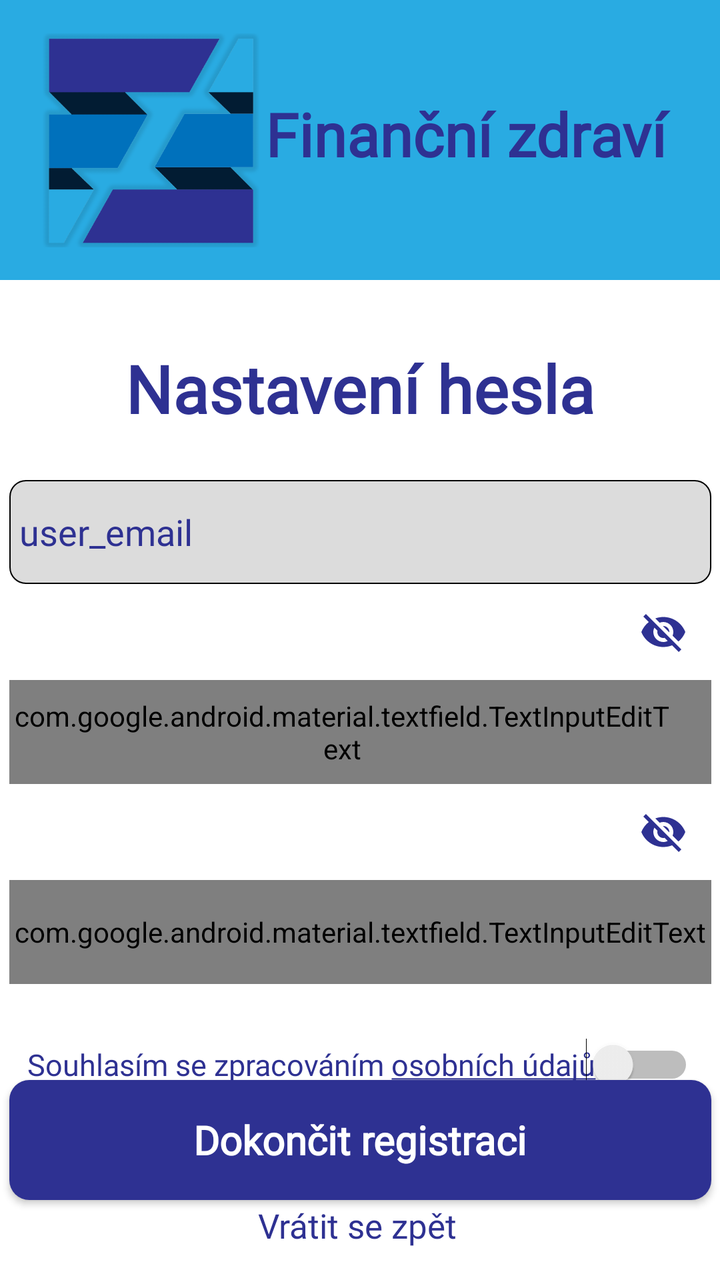
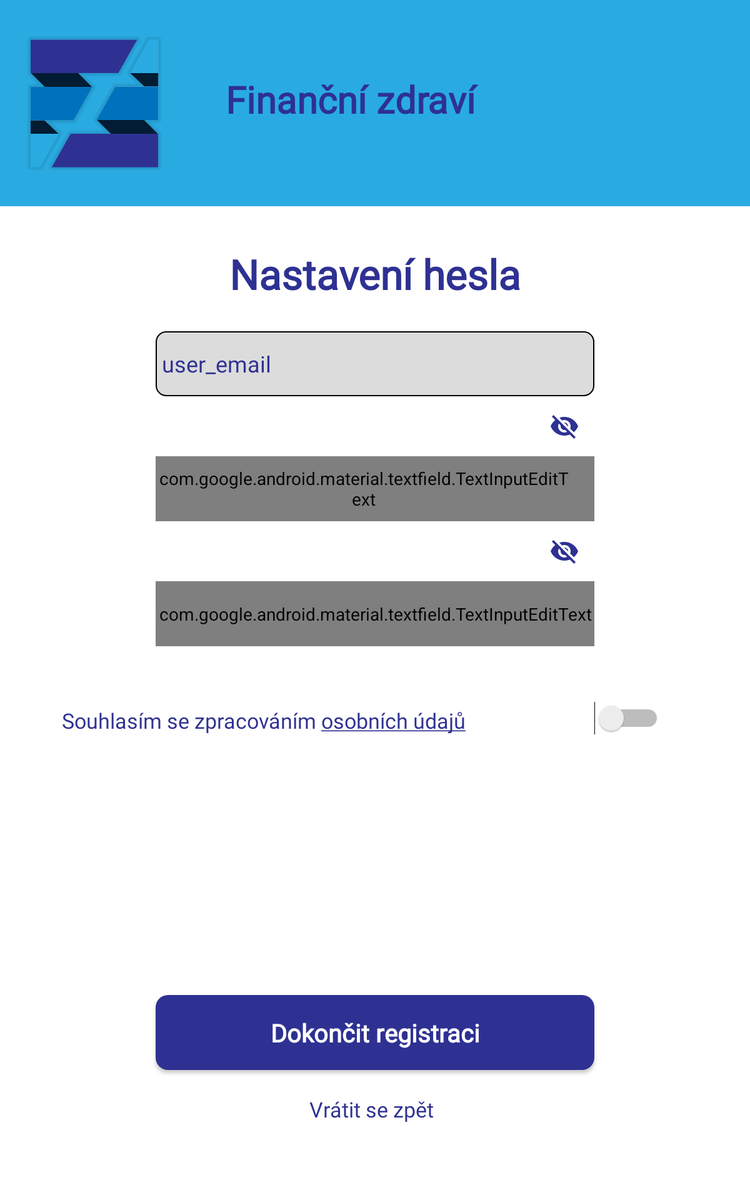

Compare how this app lays out the same screen by default and in its alternative resource folder. The renders come first, then the two layout files and the values they reference.
<!-- AndroidManifest.xml: activity theme Theme.AppCompat.NoActionBar -->
<!-- res/layout/activity_pass_set.xml -->
<?xml version="1.0" encoding="utf-8"?>
<androidx.constraintlayout.widget.ConstraintLayout xmlns:android="http://schemas.android.com/apk/res/android"
    xmlns:app="http://schemas.android.com/apk/res-auto"
    xmlns:tools="http://schemas.android.com/tools"
    android:layout_width="match_parent"
    android:layout_height="match_parent"
    tools:context=".PassSetActivity">

    <androidx.constraintlayout.widget.ConstraintLayout
        android:id="@+id/constraintLayout2"
        android:layout_width="match_parent"
        android:layout_height="140dp"
        android:background="@color/back_light"
        app:layout_constraintBottom_toBottomOf="parent"
        app:layout_constraintEnd_toEndOf="parent"
        app:layout_constraintHorizontal_bias="1.0"
        app:layout_constraintStart_toStartOf="parent"
        app:layout_constraintTop_toTopOf="parent"
        app:layout_constraintVertical_bias="0.0">

        <TextView
            android:id="@+id/textLogo2"
            android:layout_width="238dp"
            android:layout_height="47dp"
            android:fontFamily="@font/opensans"
            android:text="Finanční zdraví"
            android:textColor="#2e3192"
            android:textSize="30dp"
            android:textStyle="bold"
            android:typeface="normal"
            app:layout_constraintBottom_toBottomOf="parent"
            app:layout_constraintEnd_toEndOf="parent"
            app:layout_constraintHorizontal_bias="0.2"
            app:layout_constraintStart_toEndOf="@+id/imageView"
            app:layout_constraintTop_toTopOf="parent" />

        <ImageView
            android:id="@+id/imageView"
            android:layout_width="119dp"
            android:layout_height="107dp"
            android:layout_marginStart="16dp"
            android:layout_marginLeft="16dp"
            app:layout_constraintBottom_toBottomOf="parent"
            app:layout_constraintStart_toStartOf="parent"
            app:layout_constraintTop_toTopOf="parent"
            app:srcCompat="@drawable/digilogo_ten_2" />
    </androidx.constraintlayout.widget.ConstraintLayout>

    <androidx.constraintlayout.widget.ConstraintLayout
        android:layout_width="match_parent"
        android:layout_height="0dp"
        android:background="@color/white"
        app:layout_constraintBottom_toBottomOf="parent"
        app:layout_constraintEnd_toEndOf="parent"
        app:layout_constraintHorizontal_bias="0.0"
        app:layout_constraintStart_toStartOf="parent"
        app:layout_constraintTop_toBottomOf="@+id/constraintLayout2"
        app:layout_constraintVertical_bias="1.0">

        <TextView
            android:id="@+id/textSetPassLogo"
            android:layout_width="wrap_content"
            android:layout_height="wrap_content"
            android:layout_marginTop="32dp"
            android:fontFamily="@font/sourcesanspro"
            android:text="Nastavení hesla"
            android:textColor="#2e3192"
            android:textSize="33dp"
            android:textStyle="bold"
            android:typeface="normal"
            app:layout_constraintBottom_toTopOf="@+id/imageLogo"
            app:layout_constraintEnd_toEndOf="parent"
            app:layout_constraintStart_toStartOf="parent"
            app:layout_constraintTop_toTopOf="parent" />

        <com.google.android.material.textfield.TextInputLayout
            android:id="@+id/textUserEmail"
            android:layout_width="wrap_content"
            android:layout_height="wrap_content"
            android:layout_marginTop="24dp"
            app:errorTextColor="#FFE13023"
            app:hintEnabled="false"
            app:layout_constraintEnd_toEndOf="parent"
            app:layout_constraintLeft_toLeftOf="parent"
            app:layout_constraintRight_toRightOf="parent"
            app:layout_constraintStart_toStartOf="parent"
            app:layout_constraintTop_toBottomOf="@+id/textSetPassLogo">

            <TextView
                android:id="@+id/showUserEmail"
                android:layout_width="351dp"
                android:layout_height="52dp"
                android:layout_gravity="center"
                android:background="@drawable/shape_no_edit"
                android:ems="10"
                android:fontFamily="@font/sourcesanspro"
                android:gravity="center_vertical"
                android:paddingLeft="5dp"
                android:paddingRight="25dp"
                android:text="user_email"
                android:textColor="#2E3192"
                android:textColorHint="@color/blue_dark"
                android:textSize="18dp" />
        </com.google.android.material.textfield.TextInputLayout>

        <com.google.android.material.textfield.TextInputLayout
            android:id="@+id/textSetPass"
            android:layout_width="wrap_content"
            android:layout_height="wrap_content"
            android:hint="Heslo"
            android:textColorHint="@color/blue_dark"
            android:theme="@style/Widget.AppTheme.TextInputLayout.FilledBox.Dense"
            app:errorEnabled="false"
            app:errorTextColor="#FFE13023"
            app:hintEnabled="true"
            app:layout_constraintEnd_toEndOf="parent"
            app:layout_constraintLeft_toLeftOf="parent"
            app:layout_constraintRight_toRightOf="parent"
            app:layout_constraintStart_toStartOf="parent"
            app:layout_constraintTop_toBottomOf="@+id/textUserEmail"
            app:passwordToggleEnabled="true"
            app:passwordToggleTint="@color/blue_dark">

            <com.google.android.material.textfield.TextInputEditText
                android:id="@+id/inputPass"
                android:layout_width="351sp"
                android:layout_height="52sp"
                android:layout_gravity="center"
                android:background="@drawable/hint_shape_edit_text"
                android:drawableStart="@drawable/ic_action_pass_set"
                android:drawableLeft="@drawable/ic_action_pass_set"
                android:fontFamily="@font/sourcesanspro"
                android:inputType="textPassword"
                android:maxLength="30"
                android:paddingLeft="2sp"
                android:paddingRight="20sp"
                android:textColor="@color/blue_dark"
                android:textColorHint="@color/blue_dark"
                android:textSize="18dp" />
        </com.google.android.material.textfield.TextInputLayout>

        <com.google.android.material.textfield.TextInputLayout
            android:id="@+id/textAcceptPass"
            android:layout_width="wrap_content"
            android:layout_height="wrap_content"
            android:hint="Heslo znovu"
            android:textColorHint="@color/blue_dark"
            android:theme="@style/Widget.AppTheme.TextInputLayout.FilledBox.Dense"
            app:errorEnabled="false"
            app:errorTextColor="#FFE13023"
            app:hintEnabled="true"
            app:layout_constraintEnd_toEndOf="parent"
            app:layout_constraintLeft_toLeftOf="parent"
            app:layout_constraintRight_toRightOf="parent"
            app:layout_constraintStart_toStartOf="parent"
            app:layout_constraintTop_toBottomOf="@+id/textSetPass"
            app:passwordToggleEnabled="true"
            app:passwordToggleTint="@color/blue_dark">

            <com.google.android.material.textfield.TextInputEditText
                android:id="@+id/inputPassConfirm"
                android:layout_width="351sp"
                android:layout_height="52sp"
                android:layout_gravity="center"
                android:background="@drawable/hint_shape_edit_text"
                android:drawableStart="@drawable/ic_action_pass_set"
                android:drawableLeft="@drawable/ic_action_pass_set"
                android:textSize="18dp"
                android:fontFamily="@font/sourcesanspro"
                android:inputType="textPassword"
                android:maxLength="30"
                android:textColor="@color/blue_dark"
                android:textColorHint="@color/blue_dark" />
        </com.google.android.material.textfield.TextInputLayout>

        <TextView
            android:id="@+id/textView3"
            android:layout_width="wrap_content"
            android:layout_height="wrap_content"
            android:layout_marginTop="30dp"
            android:fontFamily="@font/sourcesanspro"
            android:text="@string/user_agree"
            android:textColorLink="@color/blue_dark"
            android:textAllCaps="false"
            android:textColor="@color/blue_dark"
            android:textSize="15dp"
            app:layout_constraintEnd_toEndOf="parent"
            app:layout_constraintHorizontal_bias="0.179"
            app:layout_constraintStart_toStartOf="parent"
            app:layout_constraintTop_toBottomOf="@+id/textAcceptPass" />

        <Switch
            android:id="@+id/switchCheck"
            android:layout_width="wrap_content"
            android:layout_height="wrap_content"
            android:layout_marginTop="27dp"
            android:layout_marginEnd="16dp"
            android:layout_marginRight="16dp"
            android:textColorLink="#FFFFFF"
            android:theme="@style/SwitchTheme"
            app:layout_constraintEnd_toEndOf="parent"
            app:layout_constraintHorizontal_bias="0.653"
            app:layout_constraintStart_toEndOf="@+id/textView3"
            app:layout_constraintTop_toBottomOf="@+id/textAcceptPass" />

        <Button
            android:id="@+id/buttonEndRegister"
            android:layout_width="351dp"
            android:layout_height="60dp"
            android:layout_marginBottom="40dp"
            android:background="@drawable/button_style"
            android:fontFamily="@font/opensans"
            android:text="Dokončit registraci"
            android:textAllCaps="false"
            android:textSize="20dp"
            android:textStyle="bold"
            app:backgroundTint="#2E3192"
            app:layout_constraintBottom_toBottomOf="parent"
            app:layout_constraintEnd_toEndOf="parent"
            app:layout_constraintStart_toStartOf="parent"
            app:layout_constraintTop_toBottomOf="@+id/textView3"
            app:layout_constraintVertical_bias="1.0" />

        <TextView
            android:id="@+id/textGoBack"
            android:layout_width="wrap_content"
            android:layout_height="wrap_content"
            android:layout_marginBottom="15dp"
            android:fontFamily="@font/sourcesanspro"
            android:text="Vrátit se zpět"
            android:textAllCaps="false"
            android:textColor="@color/blue_dark"
            android:textSize="17dp"
            app:layout_constraintBottom_toBottomOf="parent"
            app:layout_constraintEnd_toEndOf="parent"
            app:layout_constraintHorizontal_bias="0.495"
            app:layout_constraintLeft_toLeftOf="parent"
            app:layout_constraintRight_toRightOf="parent"
            app:layout_constraintStart_toStartOf="parent"
            app:layout_constraintTop_toBottomOf="@+id/buttonEndRegister" />

    </androidx.constraintlayout.widget.ConstraintLayout>
</androidx.constraintlayout.widget.ConstraintLayout>
<!-- resources referenced by this layout -->
<resources>
  <color name="back_light">#29ABE2</color>
  <color name="blue_dark">#2E3192</color>
  <color name="white">#FFFFFFFF</color>
  <!-- drawable button_style (drawable) -->
  <?xml version="1.0" encoding="utf-8"?>
  <shape xmlns:android="http://schemas.android.com/apk/res/android">
      <corners  android:radius="10dp"/>
      <solid android:color="@color/blue_dark"></solid>
  </shape>
  <!-- drawable digilogo_ten_2: png bitmap (drawable, 20331 bytes) -->
  <!-- drawable hint_shape_edit_text (drawable) -->
  <?xml version="1.0" encoding="utf-8"?>
  <layer-list xmlns:android="http://schemas.android.com/apk/res/android">
      <item android:top="5dp">
          <shape xmlns:android="http://schemas.android.com/apk/res/android" android:shape="rectangle">
              <solid
                  android:color="@android:color/transparent"/>
  
              <corners
                  android:bottomRightRadius="8dp"
                  android:bottomLeftRadius="8dp"
                  android:topLeftRadius="8dp"
                  android:topRightRadius="8dp"/>
              <stroke
                  android:color="@color/black"
                  android:width="0.8dp"/>
          </shape>
      </item>
  </layer-list>
  <!-- drawable ic_action_pass_set (drawable-anydpi) -->
  <vector xmlns:android="http://schemas.android.com/apk/res/android"
      android:width="24dp"
      android:height="24dp"
      android:viewportWidth="24"
      android:viewportHeight="24"
      android:tint="#2E3192"
      android:alpha="0.8">
    <group android:scaleX="1.1428572"
        android:scaleY="1.1428572"
        android:translateX="-1.7142857"
        android:translateY="-1.1428572">
      <path
          android:fillColor="@android:color/white"
          android:pathData="M18,8h-1L17,6c0,-2.76 -2.24,-5 -5,-5S7,3.24 7,6v2L6,8c-1.1,0 -2,0.9 -2,2v10c0,1.1 0.9,2 2,2h12c1.1,0 2,-0.9 2,-2L20,10c0,-1.1 -0.9,-2 -2,-2zM12,17c-1.1,0 -2,-0.9 -2,-2s0.9,-2 2,-2 2,0.9 2,2 -0.9,2 -2,2zM15.1,8L8.9,8L8.9,6c0,-1.71 1.39,-3.1 3.1,-3.1 1.71,0 3.1,1.39 3.1,3.1v2z"/>
    </group>
  </vector>
  <!-- drawable shape_no_edit (drawable) -->
  <?xml version="1.0" encoding="utf-8"?>
  <shape xmlns:android="http://schemas.android.com/apk/res/android" android:shape="rectangle">
      <solid
          android:color="#DCDCDC"/>
  
      <corners
          android:bottomRightRadius="8dp"
          android:bottomLeftRadius="8dp"
          android:topLeftRadius="8dp"
          android:topRightRadius="8dp"/>
      <stroke
          android:color="@color/black"
          android:width="0.8dp"/>
  </shape>
  <string name="user_agree">Souhlasím se zpracováním <a href="https://www.financni-zdravi.cz/podminky">osobních údajů</a></string>
  <style name="SwitchTheme" parent="Theme.AppCompat.Light">
          <item name="colorControlActivated">@color/blue_dark</item>
      </style>
  <style name="Widget.AppTheme.TextInputLayout.FilledBox.Dense" parent="Widget.MaterialComponents.TextInputLayout.FilledBox.Dense">
          
          <item name="colorControlActivated">@color/blue_dark</item>
      </style>
  <color name="black">#FF000000</color>
</resources>
<!-- res/layout-h720dp/activity_pass_set.xml (the repository's variant of the layout above) -->
<!-- drawn on a 7-inch tablet held upright -->
<?xml version="1.0" encoding="utf-8"?>
<androidx.constraintlayout.widget.ConstraintLayout xmlns:android="http://schemas.android.com/apk/res/android"
    xmlns:app="http://schemas.android.com/apk/res-auto"
    xmlns:tools="http://schemas.android.com/tools"
    android:layout_width="match_parent"
    android:layout_height="match_parent"
    tools:context=".PassSetActivity">

    <androidx.constraintlayout.widget.ConstraintLayout
        android:id="@+id/constraintLayout2"
        android:layout_width="match_parent"
        android:layout_height="165dp"
        android:background="@color/back_light"
        app:layout_constraintBottom_toBottomOf="parent"
        app:layout_constraintEnd_toEndOf="parent"
        app:layout_constraintHorizontal_bias="1.0"
        app:layout_constraintStart_toStartOf="parent"
        app:layout_constraintTop_toTopOf="parent"
        app:layout_constraintVertical_bias="0.0">

        <TextView
            android:id="@+id/textLogo2"
            android:layout_width="238dp"
            android:layout_height="47dp"
            android:fontFamily="@font/opensans"
            android:text="Finanční zdraví"
            android:textColor="#2e3192"
            android:textSize="30dp"
            android:textStyle="bold"
            android:typeface="normal"
            app:layout_constraintBottom_toBottomOf="parent"
            app:layout_constraintEnd_toEndOf="parent"
            app:layout_constraintHorizontal_bias="0.2"
            app:layout_constraintStart_toEndOf="@+id/imageView"
            app:layout_constraintTop_toTopOf="parent" />

        <ImageView
            android:id="@+id/imageView"
            android:layout_width="119dp"
            android:layout_height="107dp"
            android:layout_marginStart="16dp"
            android:layout_marginLeft="16dp"
            app:layout_constraintBottom_toBottomOf="parent"
            app:layout_constraintStart_toStartOf="parent"
            app:layout_constraintTop_toTopOf="parent"
            app:srcCompat="@drawable/digilogo_ten_2" />
    </androidx.constraintlayout.widget.ConstraintLayout>

    <androidx.constraintlayout.widget.ConstraintLayout
        android:layout_width="match_parent"
        android:layout_height="0dp"
        android:background="@color/white"
        app:layout_constraintBottom_toBottomOf="parent"
        app:layout_constraintEnd_toEndOf="parent"
        app:layout_constraintHorizontal_bias="0.0"
        app:layout_constraintStart_toStartOf="parent"
        app:layout_constraintTop_toBottomOf="@+id/constraintLayout2"
        app:layout_constraintVertical_bias="1.0">

        <TextView
            android:id="@+id/textSetPassLogo"
            android:layout_width="wrap_content"
            android:layout_height="wrap_content"
            android:layout_marginTop="32dp"
            android:fontFamily="@font/sourcesanspro"
            android:text="Nastavení hesla"
            android:textColor="#2e3192"
            android:textSize="33dp"
            android:textStyle="bold"
            android:typeface="normal"
            app:layout_constraintBottom_toTopOf="@+id/imageLogo"
            app:layout_constraintEnd_toEndOf="parent"
            app:layout_constraintStart_toStartOf="parent"
            app:layout_constraintTop_toTopOf="parent" />

        <com.google.android.material.textfield.TextInputLayout
            android:id="@+id/textUserEmail"
            android:layout_width="wrap_content"
            android:layout_height="wrap_content"
            android:layout_marginTop="24dp"
            app:errorTextColor="#FFE13023"
            app:hintEnabled="false"
            app:layout_constraintEnd_toEndOf="parent"
            app:layout_constraintLeft_toLeftOf="parent"
            app:layout_constraintRight_toRightOf="parent"
            app:layout_constraintStart_toStartOf="parent"
            app:layout_constraintTop_toBottomOf="@+id/textSetPassLogo">

            <TextView
                android:id="@+id/showUserEmail"
                android:layout_width="351dp"
                android:layout_height="52dp"
                android:layout_gravity="center"
                android:background="@drawable/shape_no_edit"
                android:ems="10"
                android:fontFamily="@font/sourcesanspro"
                android:gravity="center_vertical"
                android:paddingLeft="5dp"
                android:paddingRight="25dp"
                android:text="user_email"
                android:textColor="#2E3192"
                android:textColorHint="@color/blue_dark"
                android:textSize="18dp" />
        </com.google.android.material.textfield.TextInputLayout>

        <com.google.android.material.textfield.TextInputLayout
            android:id="@+id/textSetPass"
            android:layout_width="wrap_content"
            android:layout_height="wrap_content"
            android:hint="Heslo"
            android:textColorHint="@color/blue_dark"
            android:theme="@style/Widget.AppTheme.TextInputLayout.FilledBox.Dense"
            app:errorEnabled="false"
            app:errorTextColor="#FFE13023"
            app:hintEnabled="true"
            app:layout_constraintEnd_toEndOf="parent"
            app:layout_constraintLeft_toLeftOf="parent"
            app:layout_constraintRight_toRightOf="parent"
            app:layout_constraintStart_toStartOf="parent"
            app:layout_constraintTop_toBottomOf="@+id/textUserEmail"
            app:passwordToggleEnabled="true"
            app:passwordToggleTint="@color/blue_dark">

            <com.google.android.material.textfield.TextInputEditText
                android:id="@+id/inputPass"
                android:layout_width="351sp"
                android:layout_height="52sp"
                android:layout_gravity="center"
                android:background="@drawable/hint_shape_edit_text"
                android:drawableStart="@drawable/ic_action_pass_set"
                android:drawableLeft="@drawable/ic_action_pass_set"
                android:fontFamily="@font/sourcesanspro"
                android:inputType="textPassword"
                android:maxLength="30"
                android:paddingLeft="2sp"
                android:paddingRight="20sp"
                android:textColor="@color/blue_dark"
                android:textColorHint="@color/blue_dark"
                android:textSize="18dp" />
        </com.google.android.material.textfield.TextInputLayout>

        <com.google.android.material.textfield.TextInputLayout
            android:id="@+id/textAcceptPass"
            android:layout_width="wrap_content"
            android:layout_height="wrap_content"
            android:hint="Heslo znovu"
            android:textColorHint="@color/blue_dark"
            android:theme="@style/Widget.AppTheme.TextInputLayout.FilledBox.Dense"
            app:errorEnabled="false"
            app:errorTextColor="#FFE13023"
            app:hintEnabled="true"
            app:layout_constraintEnd_toEndOf="parent"
            app:layout_constraintLeft_toLeftOf="parent"
            app:layout_constraintRight_toRightOf="parent"
            app:layout_constraintStart_toStartOf="parent"
            app:layout_constraintTop_toBottomOf="@+id/textSetPass"
            app:passwordToggleEnabled="true"
            app:passwordToggleTint="@color/blue_dark">

            <com.google.android.material.textfield.TextInputEditText
                android:id="@+id/inputPassConfirm"
                android:layout_width="351sp"
                android:layout_height="52sp"
                android:layout_gravity="center"
                android:background="@drawable/hint_shape_edit_text"
                android:drawableStart="@drawable/ic_action_pass_set"
                android:drawableLeft="@drawable/ic_action_pass_set"
                android:textSize="18dp"
                android:fontFamily="@font/sourcesanspro"
                android:inputType="textPassword"
                android:maxLength="30"
                android:textColor="@color/blue_dark"
                android:textColorHint="@color/blue_dark" />
        </com.google.android.material.textfield.TextInputLayout>

        <TextView
            android:id="@+id/textView3"
            android:layout_width="wrap_content"
            android:layout_height="wrap_content"
            android:layout_marginTop="48dp"
            android:fontFamily="@font/sourcesanspro"
            android:text="@string/user_agree"
            android:textColorLink="@color/blue_dark"
            android:textAllCaps="false"
            android:textColor="@color/blue_dark"
            android:textSize="17dp"
            app:layout_constraintEnd_toEndOf="parent"
            app:layout_constraintHorizontal_bias="0.179"
            app:layout_constraintStart_toStartOf="parent"
            app:layout_constraintTop_toBottomOf="@+id/textAcceptPass" />

        <Switch
            android:id="@+id/switchCheck"
            android:layout_width="wrap_content"
            android:layout_height="wrap_content"
            android:layout_marginTop="44dp"
            android:layout_marginEnd="16dp"
            android:layout_marginRight="16dp"
            android:textColorLink="#FFFFFF"
            android:theme="@style/SwitchTheme"
            app:layout_constraintEnd_toEndOf="parent"
            app:layout_constraintHorizontal_bias="0.653"
            app:layout_constraintStart_toEndOf="@+id/textView3"
            app:layout_constraintTop_toBottomOf="@+id/textAcceptPass" />

        <Button
            android:id="@+id/buttonEndRegister"
            android:layout_width="351dp"
            android:layout_height="60dp"
            android:layout_marginBottom="104dp"
            android:background="@drawable/button_style"
            android:fontFamily="@font/opensans"
            android:text="Dokončit registraci"
            android:textAllCaps="false"
            android:textSize="20dp"
            android:textStyle="bold"
            app:backgroundTint="#2E3192"
            app:layout_constraintBottom_toBottomOf="parent"
            app:layout_constraintEnd_toEndOf="parent"
            app:layout_constraintStart_toStartOf="parent"
            app:layout_constraintTop_toBottomOf="@+id/textView3"
            app:layout_constraintVertical_bias="1.0" />

        <TextView
            android:id="@+id/textGoBack"
            android:layout_width="wrap_content"
            android:layout_height="wrap_content"
            android:layout_marginTop="20dp"
            android:fontFamily="@font/sourcesanspro"
            android:text="Vrátit se zpět"
            android:textAllCaps="false"
            android:textColor="@color/blue_dark"
            android:textSize="17dp"
            app:layout_constraintEnd_toEndOf="parent"
            app:layout_constraintHorizontal_bias="0.495"
            app:layout_constraintLeft_toLeftOf="parent"
            app:layout_constraintRight_toRightOf="parent"
            app:layout_constraintStart_toStartOf="parent"
            app:layout_constraintTop_toBottomOf="@+id/buttonEndRegister" />

    </androidx.constraintlayout.widget.ConstraintLayout>
</androidx.constraintlayout.widget.ConstraintLayout>
